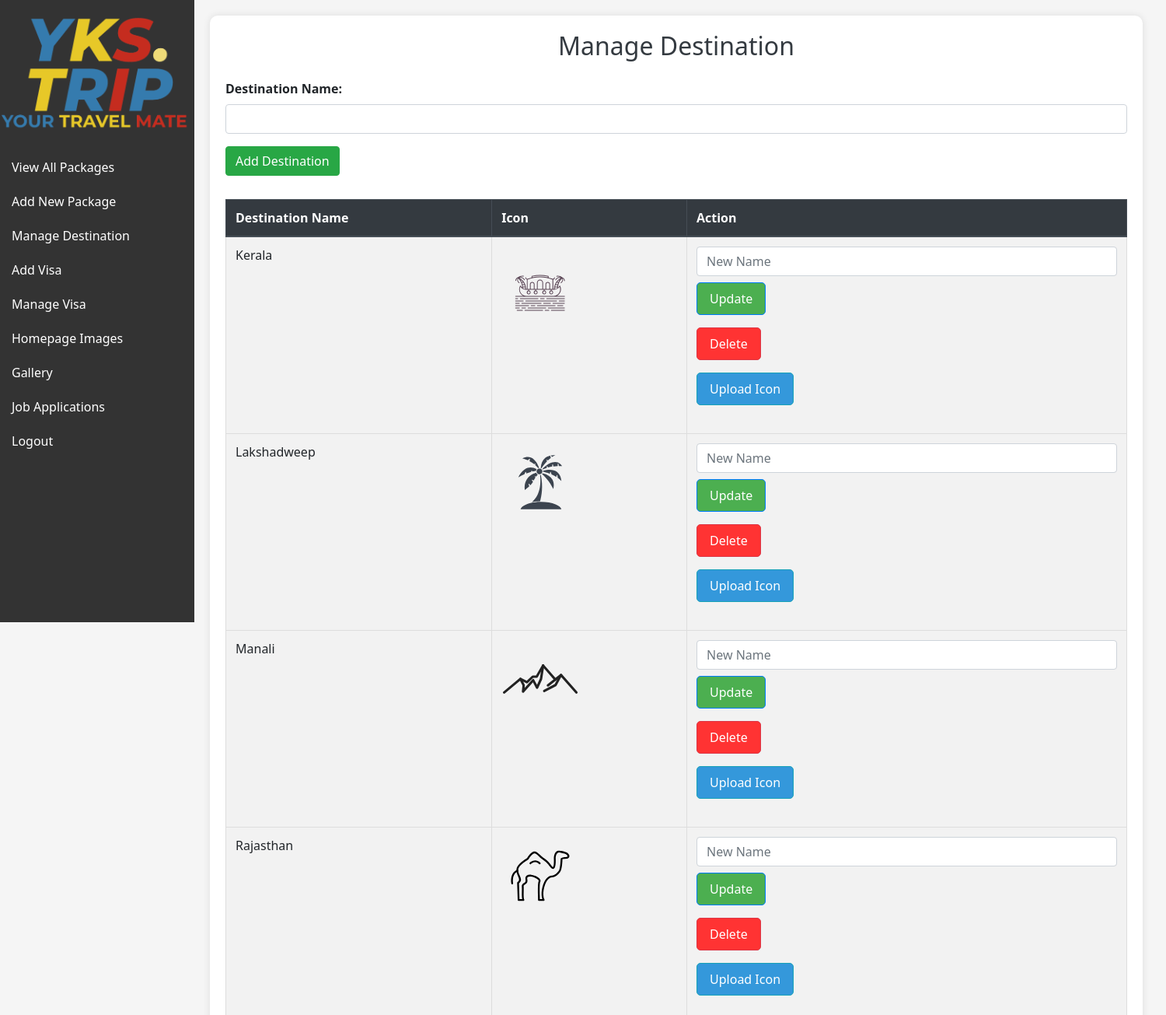
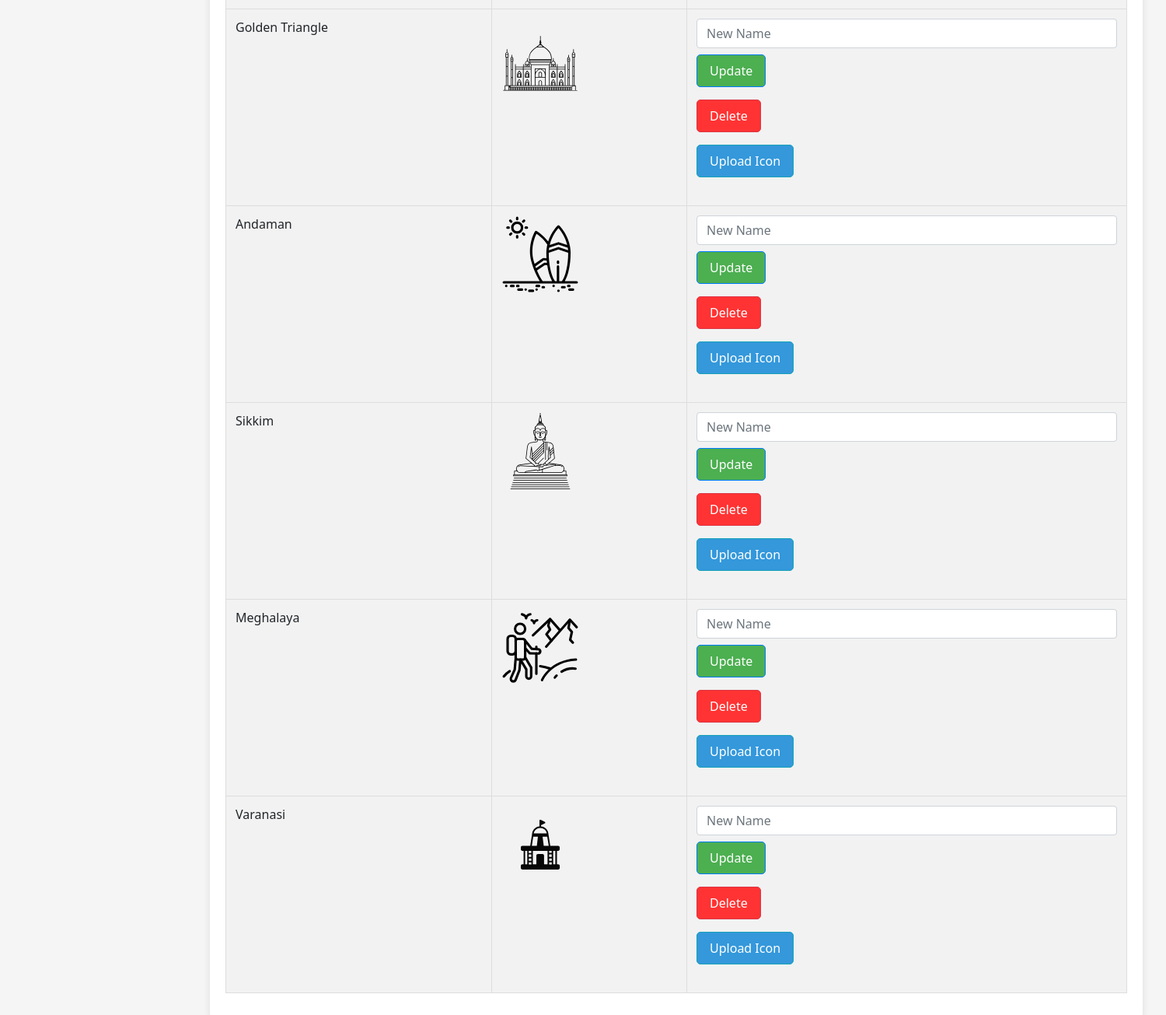
Screenshot of /ykstrips/categories.php with the database file from the repository (2 pictures, top to bottom).
### tables this page shows
CREATE TABLE `categories` (
  `id` int(11) NOT NULL,
  `category_name` varchar(255) NOT NULL,
  `icon_path` varchar(255) DEFAULT NULL
);

### ykstrips/categories.php (the view, shortened to what this page needs)
<?php
include 'conn.php';
$sql = "SELECT * FROM categories";
$result = $conn->query($sql);
?>
<!DOCTYPE html>
<html lang="en">
<head>
    <link rel="stylesheet" href="https://stackpath.bootstrapcdn.com/bootstrap/4.5.2/css/bootstrap.min.css">
</head>
<body>
    <?php include "dashboard.php"; ?>
    <div id="content">
        <div class="container">
            <h2 class="text-center text-dark mb-4">Manage Destination</h2>
            <form method="post" action="" class="category-form">
                <div class="form-group">
                    <label for="categoryName">Destination Name:</label>
                    <input type="text" id="categoryName" name="categoryName" class="form-control" required>
                </div>
                <div class="form-group">
                    <input type="submit" name="addCategory" value="Add Destination" class="btn btn-success">
                </div>
            </form>
            <div class="category-table">
                <table class="table table-striped table-bordered">
                    <thead class="thead-dark">
                        <tr>
                            <th>Destination Name</th>
                            <th>Icon</th>
                            <th>Action</th>
                        </tr>
                    </thead>
                    <tbody>
                        <?php
                        if ($result->num_rows > 0) {
                            while ($row = $result->fetch_assoc()) {
                                echo "<tr>";
                                echo "<td>" . $row["category_name"] . "</td>";
                                echo "<td>";
                                if (!empty($row["icon_path"])) {
                                    echo "<img src='" . $row["icon_path"] . "' alt='Icon' class='img-fluid rounded' style='max-width: 350px; max-height: 100px;'>";
                                } else {
                                    echo "No Icon";
                                }
                                echo "</td>";
                                echo "<td>
                                    <form method='post' action='' enctype='multipart/form-data'>
                                        <input type='hidden' name='categoryId' value='" . $row["id"] . "'>
                                        <input type='text' name='newCategoryName' placeholder='New Name' required class='form-control mb-2'>
                                        <button type='submit' name='updateCategory' class='btn btn-primary edit-btn'>Update</button>
                                    </form>
                                    <form method='post' action='' enctype='multipart/form-data'>
                                        <input type='hidden' name='categoryId' value='" . $row["id"] . "'>
                                        <button type='submit' name='deleteCategory' class='btn btn-danger delete-btn'>Delete</button>
                                    </form>
                                    <form method='post' action='' enctype='multipart/form-data'>
                                        <input type='hidden' name='categoryId' value='" . $row["id"] . "'>
                                        <input type='file' name='icon' accept='image/*' style='display: none;' id='fileInput_" . $row["id"] . "'>
                                        <label for='fileInput_" . $row["id"] . "' class='btn btn-info btn-file'>Upload Icon</label>
                                        <button type='submit' name='uploadIcon' class='btn btn-info' style='display: none;'></button>
                                    </form>
                                    </td>";
                                echo "</tr>";
                            }
                        } else {
                            echo "<tr><td colspan='3' class='no-categories'>No categories available</td></tr>";
                        }
                        ?>
                    </tbody>
                </table>
            </div>
        </div>
    </div>
</body>
</html>

### ykstrips/dashboard.php (shortened to what this page needs)
<!DOCTYPE html>
<html lang="en">
<head>
</head>
<body>
    <div id="sidebar">
        <div class="logo">
            <img src="img/logo.png" alt="Logo" style="max-width: 100%;">
        </div>
        <a href="viewall.php">View All Packages</a>
        <a href="addpackage.php">Add New Package</a>
        <a href="categories.php">Manage Destination</a>
        <a href="visa.php">Add Visa</a>
        <a href="viewvisa.php">Manage Visa</a>
        <a href="homepage_bg.php">Homepage Images</a>
        <a href="gallery.php">Gallery</a>
        <a href="job.php">Job Applications</a>
        <a href="#" onclick="logout()">Logout</a>
    </div>
</body>
</html>

### ykstrips/categories.php (style rules this page uses)
body { font-family: 'Segoe UI', Tahoma, Geneva, Verdana, sans-serif; margin: 0; padding: 0; background-color: #f4f4f4; display: flex; }
#sidebar { width: 250px; height: 100vh; background-color: #333; color: #fff; padding-top: 20px; position: fixed; }
.logo { margin-bottom: 20px; }
#sidebar a { padding: 10px 15px; text-decoration: none; color: #fff; display: block; transition: background-color 0.3s; }
img { max-width: 100%; height: auto; border-radius: 5px; }
#content { margin-left: 250px; padding: 20px; }
.container { max-width: 1200px; width: 1200px; background-color: #fff; border-radius: 10px; box-shadow: 0 0 10px rgba(0, 0, 0, 0.1); padding: 20px; }
table { width: 100%; border-collapse: collapse; margin-top: 20px; }
th, td { border: 1px solid #ddd; padding: 12px; text-align: left; }
th { background-color: #4caf50; color: #fff; font-weight: bold; }
tr:nth-child(even) { background-color: #f2f2f2; }
.edit-btn, .delete-btn, .btn-file { display: inline-block; padding: 8px 16px; text-decoration: none; border-radius: 5px; transition: background-color 0.3s; cursor: pointer; margin-right: 5px; }
.edit-btn { background-color: #4caf50; color: #fff; }
.delete-btn { background-color: #ff3333; color: #fff; }
.btn-file { background-color: #3498db; color: #fff; }
.category-form { margin-top: 20px; }
.category-form label { font-weight: bold; }
.category-form input { margin-bottom: 10px; }
.category-table { margin-top: 20px; }
.category-table th, .category-table td { border: 1px solid #ddd; padding: 12px; text-align: left; }
.category-table th { background-color: #4caf50; color: #fff; font-weight: bold; }

### ykstrips/dashboard.php (style rules this page uses)
body { font-family: 'Segoe UI', Tahoma, Geneva, Verdana, sans-serif; margin: 0; padding: 0; background-color: #f5f5f5; display: flex; }
#sidebar { width: 250px; height: 100vh; background-color: #333; color: #fff; padding-top: 20px; position: fixed; }
.logo { margin-bottom: 20px; }
img { max-width: 100%; height: auto; border-radius: 5px; }
#sidebar a { padding: 10px 15px; text-decoration: none; color: #fff; display: block; transition: background-color 0.3s; }
#content { margin-left: 250px; padding: 20px; }
h2 { color: #333; }

### rows the page displays
categories: category_name "Kerala", icon_path (picture)
categories: category_name "Lakshadweep", icon_path (picture)
categories: category_name "Manali", icon_path (picture)
categories: category_name "Rajasthan", icon_path (picture)
categories: category_name "Golden Triangle", icon_path (picture)
categories: category_name "Andaman", icon_path (picture)
categories: category_name "Sikkim", icon_path (picture)
categories: category_name "Meghalaya", icon_path (picture)
categories: category_name "Varanasi", icon_path (picture)
